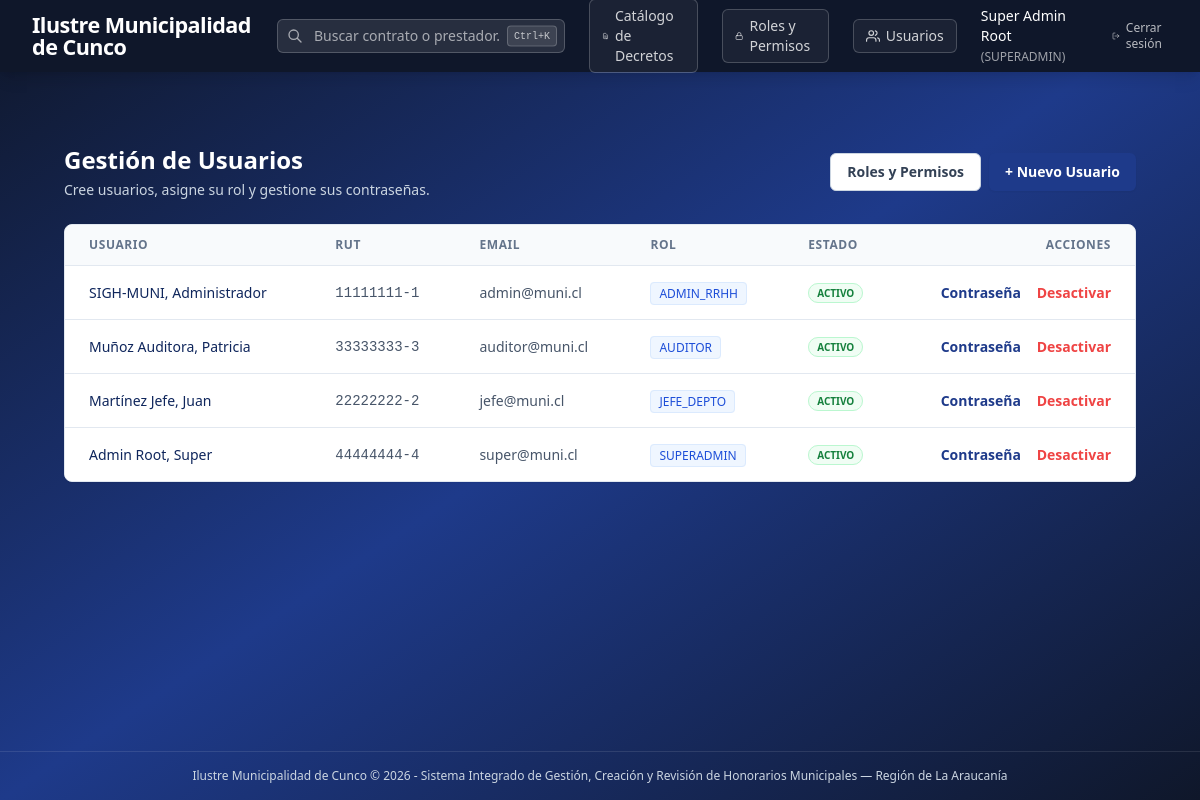
Screenshot of /admin/users (signed in) with the database file from the repository.
### app/models/user.py (models this page shows, shortened)
class User(db.Model):
    __tablename__ = 'users'
    id = db.Column(db.Integer, primary_key=True, autoincrement=True)
    rut = db.Column(db.String(20), nullable=False, unique=True)
    first_name = db.Column(db.String(100), nullable=False)
    last_name = db.Column(db.String(100), nullable=False)
    email = db.Column(db.String(120), nullable=False, unique=True)
    password_hash = db.Column(db.String(255), nullable=False)
    role = db.Column(db.String(50), nullable=False)  # SUPERADMIN, ADMIN_RRHH, JEFE_DEPTO, FINANZAS_CONTROL
    department_id = db.Column(db.Integer, db.ForeignKey('departments.id', ondelete='SET NULL'), nullable=True)
    is_active = db.Column(db.Integer, nullable=False, default=1)
    created_at = db.Column(db.DateTime, nullable=False, default=datetime.utcnow)

### app/routes/admin.py (the view)
@admin_bp.route('/users')
@login_required
@role_required('SUPERADMIN')
def users():
    all_users = User.query.order_by(User.role, User.last_name).all()
    from app.models.user import Department
    departments = Department.query.order_by(Department.code).all()
    role_names = [r.name for r in Role.query.order_by(Role.name).all()]
    return render_template('admin/users.html',
                           users=all_users,
                           departments=departments,
                           role_names=role_names)

### app/auth/utils.py (called while the page is built)
def login_required(f):
    @wraps(f)
    def decorated_function(*args, **kwargs):
        if 'user_id' not in session:
            flash('Debes iniciar sesión para acceder a esta sección.', 'warning')
            return redirect(url_for('auth.login', next=request.url))
        return f(*args, **kwargs)
    return decorated_function

def role_required(*allowed_roles):
    def decorator(f):
        @wraps(f)
        def decorated_function(*args, **kwargs):
            if 'user_id' not in session:
                flash('Debes iniciar sesión para acceder.', 'warning')
                return redirect(url_for('auth.login'))
            user_role = session.get('user_role')
            if user_role != 'SUPERADMIN' and user_role not in allowed_roles:
                flash('No tienes permisos suficientes para acceder a este módulo.', 'danger')
                return redirect(url_for('dashboard.index'))
            return f(*args, **kwargs)
        return decorated_function
    return decorator

### app/templates/admin/users.html (shortened to what this page needs)
{% extends 'base.html' %}
{% block content %}
<div class="max-w-7xl mx-auto px-4 sm:px-6 lg:px-8 py-8">
    <div class="mb-6 flex justify-between items-center">
        <div>
            <h1 class="text-2xl font-bold text-white">Gestión de Usuarios</h1>
            <p class="text-sm text-slate-300 mt-1">Cree usuarios, asigne su rol y gestione sus contraseñas.</p>
        </div>
        <div class="flex gap-2">
            <a href="{{ url_for('admin.roles') }}" class="px-4 py-2 bg-white border border-slate-300 rounded-md text-sm font-semibold text-slate-700 hover:bg-slate-50 transition-colors">
                Roles y Permisos
            </a>
            <button type="button" onclick="toggleNewUserForm()"
                class="px-4 py-2 bg-[#1e3a8a] hover:bg-[#0f265c] text-white rounded-md text-sm font-semibold shadow-sm transition-colors">
                + Nuevo Usuario
            </button>
        </div>
    </div>
    <div class="bg-white rounded-lg border border-slate-200 shadow-sm overflow-hidden">
        <table class="min-w-full divide-y divide-slate-200">
            <thead class="bg-slate-50">
                <tr>
                    <th class="px-6 py-3 text-left text-xs font-semibold text-slate-500 uppercase tracking-wider">Usuario</th>
                    <th class="px-6 py-3 text-left text-xs font-semibold text-slate-500 uppercase tracking-wider">RUT</th>
                    <th class="px-6 py-3 text-left text-xs font-semibold text-slate-500 uppercase tracking-wider">Email</th>
                    <th class="px-6 py-3 text-left text-xs font-semibold text-slate-500 uppercase tracking-wider">Rol</th>
                    <th class="px-6 py-3 text-left text-xs font-semibold text-slate-500 uppercase tracking-wider">Estado</th>
                    <th class="px-6 py-3 text-right text-xs font-semibold text-slate-500 uppercase tracking-wider">Acciones</th>
                </tr>
            </thead>
            <tbody class="bg-white divide-y divide-slate-200">
                {% for u in users %}
                <tr>
                    <td class="px-6 py-4 whitespace-nowrap">
                        <div class="text-sm font-medium text-[#0f265c]">{{ u.last_name }}, {{ u.first_name }}</div>
                    </td>
                    <td class="px-6 py-4 text-sm text-slate-600 font-mono">{{ u.rut }}</td>
                    <td class="px-6 py-4 text-sm text-slate-600">{{ u.email }}</td>
                    <td class="px-6 py-4 text-sm"><span class="px-2 py-0.5 rounded text-xs font-medium bg-blue-50 text-blue-700 border border-blue-100">{{ u.role }}</span></td>
                    <td class="px-6 py-4 text-sm">
                        {% if u.is_active %}
                        <span class="px-2 py-0.5 rounded-full text-[10px] font-semibold bg-green-50 text-green-700 border border-green-200">ACTIVO</span>
                        {% else %}
                        <span class="px-2 py-0.5 rounded-full text-[10px] font-semibold bg-slate-100 text-slate-500 border border-slate-200">INACTIVO</span>
                        {% endif %}
                    </td>
                    <td class="px-6 py-4 whitespace-nowrap text-right text-sm font-medium space-x-3">
                        <a href="{{ url_for('admin.users_password', user_id=u.id) }}" class="text-[#1e3a8a] hover:underline font-semibold">Contraseña</a>
                        <form method="POST" action="{{ url_for('admin.users_toggle', user_id=u.id) }}" class="inline"
                              onsubmit="return confirm('{% if u.is_active %}¿Desactivar este usuario?{% else %}¿Activar este usuario?{% endif %}');">
                            <button type="submit" class="{{ 'text-red-500 hover:text-red-700' if u.is_active else 'text-green-600 hover:text-green-800' }} font-semibold">
                                {{ 'Desactivar' if u.is_active else 'Activar' }}
                            </button>
                        </form>
                    </td>
                </tr>
                {% endfor %}
            </tbody>
        </table>
    </div>
</div>
{% endblock %}

### rows the page displays
User: last_name "SIGH-MUNI", first_name "Administrador", rut "11111111-1", email "admin@muni.cl", role "ADMIN_RRHH", shows "ACTIVO", is_active "Desactivar"
User: last_name "Muñoz Auditora", first_name "Patricia", rut "33333333-3", email "auditor@muni.cl", role "AUDITOR", shows "ACTIVO", is_active "Desactivar"
User: last_name "Martínez Jefe", first_name "Juan", rut "22222222-2", email "jefe@muni.cl", role "JEFE_DEPTO", shows "ACTIVO", is_active "Desactivar"
User: last_name "Admin Root", first_name "Super", rut "44444444-4", email "super@muni.cl", role "SUPERADMIN", shows "ACTIVO", is_active "Desactivar"

### other values shown
{{ g.municipio_nombre | default('SIGH-MUNI') }} "Ilustre Municipalidad de Cunco"
{{ session.get('user_name') }} "Super Admin Root"
{{ session.get('user_role') }} "SUPERADMIN"
{{ g.municipio_region }} "Región de La Araucanía"
